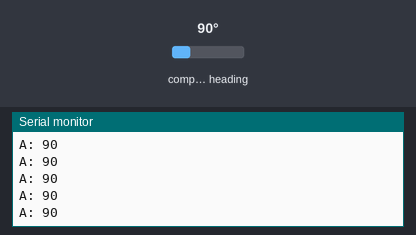
The sketch below on a simulated Arduino Uno, built with avr-gcc and run on an emulated ATmega328P. On the bench: the last lines printed to the serial monitor. The test bench sets the inputs (shaded band); at power-on: compass heading 90°.

Above: at 1.2 s.
1.3 s: compass heading set to 7°
At 1.32 s:
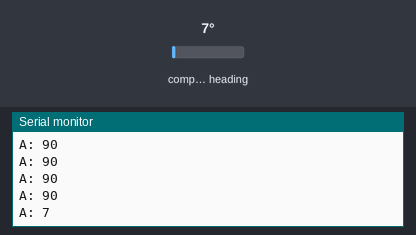
2.8 s: compass heading set to 180°
At 2.84 s:
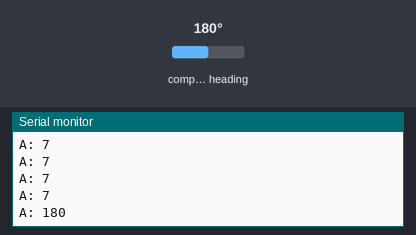
Timing chart, 0 to 5.8 s (numbered marks = the images above; inputs shaded):
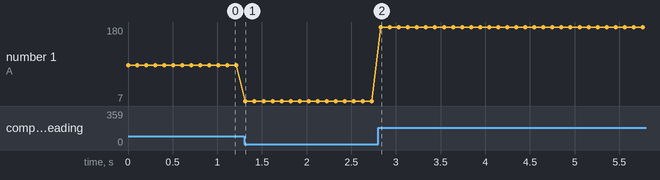

The sketch:

azimuth.ino
```cpp
// (licence header left out)
#include <QMC5883LCompass.h>

QMC5883LCompass compass;

void setup() {
  Serial.begin(115200);
  compass.init();

}

void loop() {
  int a;

  // Read compass values
  compass.read();

  // Return Azimuth reading
  a = compass.getAzimuth();

  Serial.print("A: ");
  Serial.print(a);
  Serial.println();

  delay(100);
}
```

Measured:
- after the input at 1.3 s, the serial monitor: prints a new line at once (image 1)
- after the input at 2.8 s, the serial monitor: prints a new line at once (image 2)
- plotted number 1: 90 → 7 after the input at 1.3 s, 7 → 180 after the input at 2.8 s
